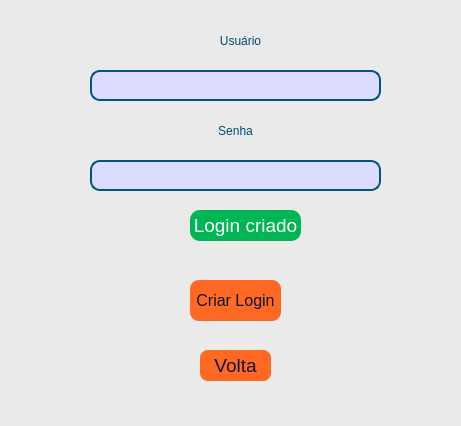
<?xml version="1.0" encoding="UTF-8"?>
<ui version="4.0">
 <class>LagostaERP</class>
 <widget class="QMainWindow" name="LagostaERP">
  <property name="enabled">
   <bool>true</bool>
  </property>
  <property name="geometry">
   <rect>
    <x>0</x>
    <y>0</y>
    <width>461</width>
    <height>426</height>
   </rect>
  </property>
  <property name="maximumSize">
   <size>
    <width>461</width>
    <height>426</height>
   </size>
  </property>
  <property name="windowTitle">
   <string/>
  </property>
  <property name="layoutDirection">
   <enum>Qt::LeftToRight</enum>
  </property>
  <property name="styleSheet">
   <string notr="true">background: #eaeaea;</string>
  </property>
  <widget class="QWidget" name="centralwidget">
   <widget class="QPushButton" name="volta">
    <property name="geometry">
     <rect>
      <x>200</x>
      <y>350</y>
      <width>71</width>
      <height>31</height>
     </rect>
    </property>
    <property name="font">
     <font>
      <family>Arial</family>
      <pointsize>14</pointsize>
      <weight>50</weight>
      <italic>false</italic>
      <bold>false</bold>
     </font>
    </property>
    <property name="styleSheet">
     <string notr="true">QPushButton {
	font: 14pt &quot;Arial&quot;;
	border-radius: 8px;
	color: #0f132e;
	background-color: #FF6924;
}

QPushButton:hover {
   
	background-color: #f8872e;
}</string>
    </property>
    <property name="text">
     <string>Volta</string>
    </property>
   </widget>
   <widget class="QLineEdit" name="new_user">
    <property name="geometry">
     <rect>
      <x>90</x>
      <y>70</y>
      <width>291</width>
      <height>31</height>
     </rect>
    </property>
    <property name="font">
     <font>
      <family>Arial</family>
      <pointsize>12</pointsize>
     </font>
    </property>
    <property name="layoutDirection">
     <enum>Qt::LeftToRight</enum>
    </property>
    <property name="autoFillBackground">
     <bool>false</bool>
    </property>
    <property name="styleSheet">
     <string notr="true">QLineEdit {
    background: #dbdcff;
    border: 2px solid #00557f;
    border-radius: 10px;
    color:#191919;
    font-family:Arial;
}

QLineEdit:focus {
    border: 2px solid #00557f;
}</string>
    </property>
    <property name="text">
     <string/>
    </property>
    <property name="cursorPosition">
     <number>0</number>
    </property>
    <property name="alignment">
     <set>Qt::AlignCenter</set>
    </property>
   </widget>
   <widget class="QLineEdit" name="new_pwd">
    <property name="geometry">
     <rect>
      <x>90</x>
      <y>160</y>
      <width>291</width>
      <height>31</height>
     </rect>
    </property>
    <property name="font">
     <font>
      <family>Arial</family>
      <pointsize>12</pointsize>
     </font>
    </property>
    <property name="styleSheet">
     <string notr="true">QLineEdit {
     background: #dbdcff;
    border: 2px solid #00557f;
    border-radius: 10px;
    color:#191919;
    font-family:Arial;
}

QLineEdit:focus {
    border: 2px solid #00557f;
}</string>
    </property>
    <property name="text">
     <string/>
    </property>
    <property name="alignment">
     <set>Qt::AlignCenter</set>
    </property>
   </widget>
   <widget class="QLabel" name="label_3">
    <property name="geometry">
     <rect>
      <x>210</x>
      <y>120</y>
      <width>51</width>
      <height>21</height>
     </rect>
    </property>
    <property name="styleSheet">
     <string notr="true">font: 12pt &quot;Arial&quot;;
color:#004a6d;</string>
    </property>
    <property name="text">
     <string>Senha</string>
    </property>
    <property name="alignment">
     <set>Qt::AlignCenter</set>
    </property>
   </widget>
   <widget class="QLabel" name="aviso_cadastro">
    <property name="geometry">
     <rect>
      <x>90</x>
      <y>210</y>
      <width>291</width>
      <height>31</height>
     </rect>
    </property>
    <property name="font">
     <font>
      <family>Arial</family>
      <pointsize>10</pointsize>
      <weight>50</weight>
      <italic>false</italic>
      <bold>false</bold>
     </font>
    </property>
    <property name="styleSheet">
     <string notr="true">font: 10pt &quot;Arial&quot;;
color: rgb(255, 85, 85);</string>
    </property>
    <property name="frameShape">
     <enum>QFrame::NoFrame</enum>
    </property>
    <property name="text">
     <string/>
    </property>
    <property name="alignment">
     <set>Qt::AlignCenter</set>
    </property>
   </widget>
   <widget class="QPushButton" name="criar_login">
    <property name="geometry">
     <rect>
      <x>190</x>
      <y>280</y>
      <width>91</width>
      <height>41</height>
     </rect>
    </property>
    <property name="font">
     <font>
      <family>Arial</family>
      <pointsize>12</pointsize>
      <weight>50</weight>
      <italic>false</italic>
      <bold>false</bold>
     </font>
    </property>
    <property name="styleSheet">
     <string notr="true">QPushButton {
	font: 12pt &quot;Arial&quot;;
	border-radius: 9px;
	color: #0f132e;
	background-color: #FF6924;
}

QPushButton:hover {
   
	background-color: #f8872e;
}</string>
    </property>
    <property name="text">
     <string>Criar Login</string>
    </property>
   </widget>
   <widget class="QLabel" name="aviso_01">
    <property name="geometry">
     <rect>
      <x>390</x>
      <y>80</y>
      <width>16</width>
      <height>16</height>
     </rect>
    </property>
    <property name="font">
     <font>
      <family>Arial</family>
      <pointsize>15</pointsize>
      <weight>75</weight>
      <italic>false</italic>
      <bold>true</bold>
     </font>
    </property>
    <property name="layoutDirection">
     <enum>Qt::LeftToRight</enum>
    </property>
    <property name="autoFillBackground">
     <bool>false</bool>
    </property>
    <property name="styleSheet">
     <string notr="true">color: rgb(255, 85, 85);</string>
    </property>
    <property name="text">
     <string/>
    </property>
   </widget>
   <widget class="QLabel" name="aviso_02">
    <property name="geometry">
     <rect>
      <x>390</x>
      <y>170</y>
      <width>16</width>
      <height>16</height>
     </rect>
    </property>
    <property name="font">
     <font>
      <family>Arial</family>
      <pointsize>15</pointsize>
      <weight>75</weight>
      <italic>false</italic>
      <bold>true</bold>
     </font>
    </property>
    <property name="layoutDirection">
     <enum>Qt::LeftToRight</enum>
    </property>
    <property name="autoFillBackground">
     <bool>false</bool>
    </property>
    <property name="styleSheet">
     <string notr="true">color: rgb(255, 85, 85);</string>
    </property>
    <property name="text">
     <string/>
    </property>
   </widget>
   <widget class="QFrame" name="frame_1">
    <property name="geometry">
     <rect>
      <x>170</x>
      <y>200</y>
      <width>151</width>
      <height>51</height>
     </rect>
    </property>
    <property name="toolTipDuration">
     <number>-1</number>
    </property>
    <property name="styleSheet">
     <string notr="true">background: #eaeaea;
border-radius: 11px;</string>
    </property>
    <property name="frameShape">
     <enum>QFrame::StyledPanel</enum>
    </property>
    <property name="frameShadow">
     <enum>QFrame::Raised</enum>
    </property>
    <widget class="QLabel" name="aviso_login_criado">
     <property name="geometry">
      <rect>
       <x>20</x>
       <y>10</y>
       <width>111</width>
       <height>31</height>
      </rect>
     </property>
     <property name="font">
      <font>
       <family>Arial</family>
       <pointsize>14</pointsize>
       <weight>50</weight>
       <italic>false</italic>
       <bold>false</bold>
      </font>
     </property>
     <property name="styleSheet">
      <string notr="true">font: 14pt &quot;Arial&quot;;
color: #ffffff;
background-color: #00b554;
border-radius: 10px;</string>
     </property>
     <property name="frameShape">
      <enum>QFrame::Box</enum>
     </property>
     <property name="frameShadow">
      <enum>QFrame::Sunken</enum>
     </property>
     <property name="lineWidth">
      <number>5</number>
     </property>
     <property name="text">
      <string>Login criado</string>
     </property>
     <property name="alignment">
      <set>Qt::AlignCenter</set>
     </property>
    </widget>
   </widget>
   <widget class="QLabel" name="label_2">
    <property name="geometry">
     <rect>
      <x>210</x>
      <y>30</y>
      <width>61</width>
      <height>21</height>
     </rect>
    </property>
    <property name="styleSheet">
     <string notr="true">font: 12pt &quot;Arial&quot;;
color:#004a6d;</string>
    </property>
    <property name="text">
     <string>Usuário</string>
    </property>
    <property name="alignment">
     <set>Qt::AlignCenter</set>
    </property>
   </widget>
  </widget>
  <widget class="QStatusBar" name="statusbar"/>
 </widget>
 <resources/>
 <connections/>
</ui>
